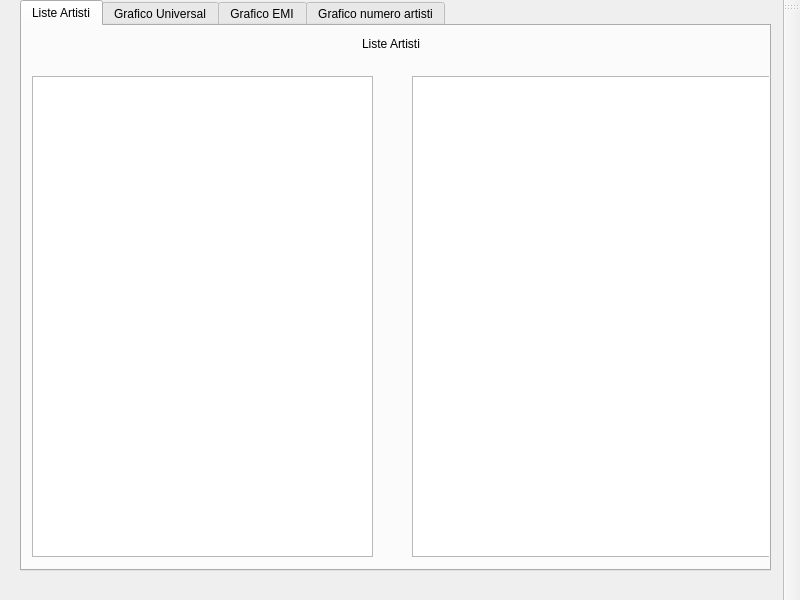
<?xml version="1.0" encoding="UTF-8"?>
<ui version="4.0">
 <class>MainWindow</class>
 <widget class="QMainWindow" name="MainWindow">
  <property name="geometry">
   <rect>
    <x>0</x>
    <y>0</y>
    <width>800</width>
    <height>600</height>
   </rect>
  </property>
  <property name="windowTitle">
   <string>MainWindow</string>
  </property>
  <widget class="QWidget" name="centralwidget">
   <widget class="QTabWidget" name="tabWidget">
    <property name="geometry">
     <rect>
      <x>20</x>
      <y>0</y>
      <width>751</width>
      <height>571</height>
     </rect>
    </property>
    <property name="currentIndex">
     <number>0</number>
    </property>
    <widget class="QWidget" name="tab">
     <attribute name="title">
      <string>Liste Artisti</string>
     </attribute>
     <widget class="QTableWidget" name="UNIVERSAL">
      <property name="geometry">
       <rect>
        <x>10</x>
        <y>50</y>
        <width>341</width>
        <height>481</height>
       </rect>
      </property>
     </widget>
     <widget class="QTableWidget" name="EMI">
      <property name="geometry">
       <rect>
        <x>390</x>
        <y>50</y>
        <width>361</width>
        <height>481</height>
       </rect>
      </property>
      <attribute name="horizontalHeaderMinimumSectionSize">
       <number>19</number>
      </attribute>
      <attribute name="verticalHeaderDefaultSectionSize">
       <number>30</number>
      </attribute>
     </widget>
     <widget class="QLabel" name="label_2">
      <property name="geometry">
       <rect>
        <x>340</x>
        <y>10</y>
        <width>71</width>
        <height>16</height>
       </rect>
      </property>
      <property name="text">
       <string>Liste Artisti</string>
      </property>
     </widget>
    </widget>
    <widget class="QWidget" name="tab_4">
     <attribute name="title">
      <string>Grafico Universal</string>
     </attribute>
     <widget class="QGraphicsView" name="GraficoUniversal">
      <property name="geometry">
       <rect>
        <x>0</x>
        <y>10</y>
        <width>751</width>
        <height>541</height>
       </rect>
      </property>
     </widget>
    </widget>
    <widget class="QWidget" name="tab_2">
     <attribute name="title">
      <string>Grafico EMI</string>
     </attribute>
     <widget class="QGraphicsView" name="GraficoEMI">
      <property name="geometry">
       <rect>
        <x>0</x>
        <y>10</y>
        <width>751</width>
        <height>541</height>
       </rect>
      </property>
     </widget>
    </widget>
    <widget class="QWidget" name="tab_3">
     <attribute name="title">
      <string>Grafico numero artisti</string>
     </attribute>
     <widget class="QGraphicsView" name="GraficoArtisti">
      <property name="geometry">
       <rect>
        <x>0</x>
        <y>10</y>
        <width>751</width>
        <height>541</height>
       </rect>
      </property>
     </widget>
    </widget>
   </widget>
  </widget>
  <widget class="QMenuBar" name="menubar">
   <property name="geometry">
    <rect>
     <x>0</x>
     <y>0</y>
     <width>800</width>
     <height>22</height>
    </rect>
   </property>
  </widget>
  <widget class="QToolBar" name="toolBar">
   <property name="windowTitle">
    <string>toolBar</string>
   </property>
   <attribute name="toolBarArea">
    <enum>RightToolBarArea</enum>
   </attribute>
   <attribute name="toolBarBreak">
    <bool>false</bool>
   </attribute>
  </widget>
 </widget>
 <resources/>
 <connections/>
</ui>
